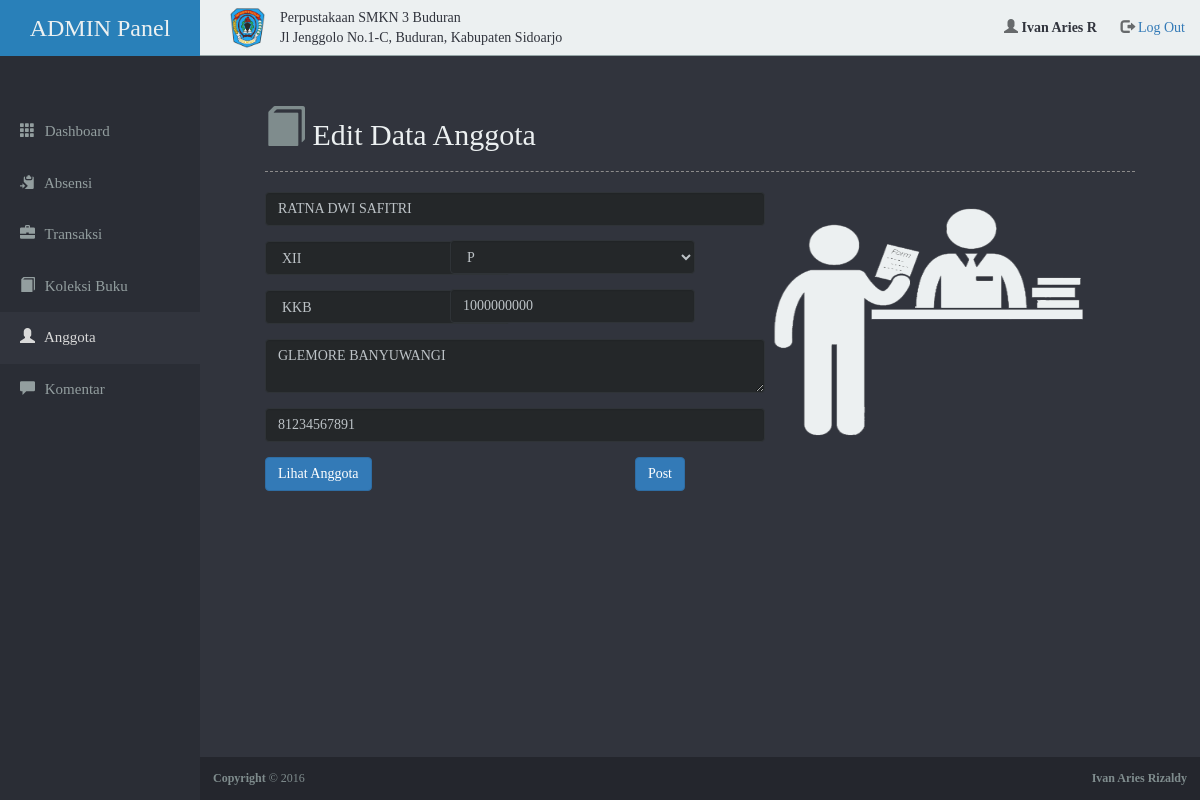
Page /admin/edt-member.php?NO=1 (signed in) on the committed database.
### tables this page shows
CREATE TABLE `anggota` (
  `NO` int(5) NOT NULL,
  `NIS` bigint(10) NOT NULL,
  `NAMA` varchar(35) NOT NULL,
  `JK` char(1) NOT NULL,
  `KELAS` char(5) NOT NULL,
  `JURUSAN` varchar(35) NOT NULL,
  `ALAMAT` varchar(100) NOT NULL,
  `HP` char(12) NOT NULL
);

### admin/edt-member.php (the view, shortened to what this page needs)
<!DOCTYPE html>
<html lang="en">
  <head>
    <link rel="stylesheet" type="text/css" href="../framework/jquery/chosen/chosen.min.css">
    <link href="../framework/bootstrap/css/bootstrap.min.css" rel="stylesheet">
    <link rel="stylesheet" type="text/css" href="css/default.css">
    <link rel="stylesheet" type="text/css" href="css/new-all.css">
    <link rel="stylesheet" type="text/css" href="../framework/jquery/datepicker/css/datepicker.css">
  </head>
  <body>
  <div class="container-fluid display-table">
   <div class="row display-table-row">
    <div class="col-md-2 col-sm-1 hidden-xs display-table-cell valign-top" id="side-menu">
       <div class="title-admin-div">
       <h1 class="hidden-sm hidden-xs title-admin">ADMIN Panel</h1>
       </div>
       <ul>
         <li class="link ">
           <a href="index.php">
             <span class="glyphicon glyphicon-th"></span>
             <span class="hidden-xs hidden-sm">Dashboard</span>
           </a>
         </li>
         <li class="link ">
           <a href="list-absensi.php">
             <span class="glyphicon glyphicon-copy"></span>
             <span class="hidden-xs hidden-sm">Absensi</span>
           </a>
         </li>
         <li class="link ">
           <a href="#collapse-trans" data-toggle="collapse">
             <span class="glyphicon glyphicon-briefcase"></span>
             <span class="hidden-xs hidden-sm">Transaksi</span>
           </a>
         </li>
         <li class="link ">
           <a href="#collapse-buku" data-toggle="collapse">
             <span class="glyphicon glyphicon-book"></span>
             <span class="hidden-xs hidden-sm">Koleksi Buku</span>
           </a>
         </li>
         <li class="link active">
           <a href="#collapse-anggota" data-toggle="collapse">
             <span class="glyphicon glyphicon-user"></span>
             <span class="hidden-xs hidden-sm">Anggota</span>
           </a>
         </li>
         <li class="link ">
           <a href="list-krisar.php">
             <span class="glyphicon glyphicon-comment"></span>
             <span class="hidden-xs hidden-sm">Komentar</span>
           </a>
         </li>
       </ul>
    </div>
<div class="col-md-10 col-sm-11 display-table-cell valign-top">
      <div class="row">
        <header id="cont-header" class="clearfix">
          <div class="col-md-12">
           <ul class=" hidden-sm hidden-xs">
            <li class=" pull-left"> <img src="img/logopal.png" width="35" height="40"> </li>
            <li class="hidden-xs welcome pull-left">Perpustakaan SMKN 3 Buduran<br> Jl Jenggolo No.1-C, Buduran, Kabupaten Sidoarjo</li>
            <li class="pull-right">
              <span class="glyphicon glyphicon-user"></span>
              <label class="welcome" style="margin-right: 20px; margin-top: 10px;"><?php echo $_SESSION['NAMA']; ?></label>
              <a href="php/logout.php">
                <span class="glyphicon glyphicon-log-out" aria-hidden="true"></span>
                Log Out
              </a>
            </li>
           </ul>
          </div>
        </header>
      </div>
      <div id="content">
         <h3 class="title-page"><span class="glyphicon glyphicon-book glyphicon-title"></span> Edit Data Anggota</h3>
       <hr>
          <?php
            include "/php/login.php";
            $NO = $_GET ['NO'];
            $view = "SELECT * FROM `anggota` WHERE `NO` = $NO ";
            $viewquery = mysqli_query ($login, $view);
            $jadi = mysqli_fetch_array ($viewquery);
          ?>
       <div class="content-inner">
        <div class="row">
         <div class="col-lg-6 col-md-12 col-sm-12">
          <form method="POST" action="php/edt-in-member.php?NO=<?php echo $jadi['NO']; ?>">
           <div class="form-group">
            <input type="text" class="form-control half-width" value="<?php echo $jadi['NAMA']; ?>" name="NAMA" placeholder="Nama" maxlength="35" required>
           </div>
           <div class="form-group">
            <select data-placeholder="Kelas" name="KELAS" class="form-control sepertiga-width" required>
              <option value="<?php echo $jadi['KELAS'];?>" selected hidden><?php echo $jadi['KELAS']; ?></option>
            </select>
            <select data-placeholder="Jenis Kelamin" name="JK" class="form-control sepertiga-width sejajar" required>
              <option value="<?php echo $jadi['JK'];?>" selected hidden><?php echo $jadi['JK']; ?></option>
            </select>
           </div>
           <div class="form-group">
            <select name="JURUSAN" class="form-control sepertiga-width" required>
              <option value="<?php echo $jadi['JURUSAN'];?>" selected hidden><?php echo $jadi['JURUSAN']; ?></JURUSAN>
            </select>
            <input type="text" class="form-control sepertiga-width sejajar" name="NIS" value="<?php echo $jadi['NIS']; ?>" placeholder="NIS Siswa" maxlength="10"  required>
            </div>
           <div class="form-group">
            <textarea  class="form-control half-width"  name="ALAMAT" placeholder="Alamat" maxlength="100"><?php echo htmlspecialchars($jadi['ALAMAT']); ?></textarea>
           </div>
           <div class="form-group">
            <input type="text" class="form-control half-width" name="HP" value="<?php echo $jadi['HP']; ?>" placeholder="Nomor HP" maxlength="12" required>
           </div>
            <div class="clearfix">
              <a href="list-member.php"><button class="btn btn-primary pull-left">Lihat Anggota</button></a>
              <button type="submit" class="btn btn-primary pull-right" style="">Post</button>
            </div>
          </form>
           </div>
            <div class="col-lg-6 col-md-12 col-sm-12">
              <img src="img/nmember.png" style="float:right; width:330px; height:300px; margin-right:40px; margin-top: -20px;" />
            </div>
          </div>
         </div>
        </div>
      <div class="row">
      <footer id="admin-footer" class="clearfix">
      <div class="pull-left"><b>Copyright</b> &copy; 2016 </div>
      <div class="pull-right"><b>Ivan Aries Rizaldy</b></div>
      </footer>
      </div>
    </div>
   </div>
  </div>
 </body>
</html>

### admin/css/default.css (style rules this page uses)
html, body { background-color: #31343D; color: #34495e; height: 100%; font-family: 'Roboto-reg'; }
#side-menu { background-color: #2A2D35; padding: 0px; margin: 0px; }
#side-menu .title-admin { color:#ecf0f1; background-color:#2980B9; padding:15px; margin:0px; font-family: 'Raleway'; }
#side-menu .title-admin-div { margin-bottom:50px; }
#side-menu h1 { color: #a1a1a1; text-align: center; margin: 10px; font-size: 24px; margin-bottom: 40px; }
#side-menu ul { list-style: none; padding: 0px; margin: 0px; }
#side-menu a { padding: 15px 20px; text-decoration: none; color: #939e9f; font-size: 15px; display: block; }
#side-menu .active a { color: #d9d9d9; background-color: #31343D; }
#side-menu .glyphicon { margin-right: 6px; }
.display-table { display: table; padding: 0px; height: 100%; width: 100%; margin: 0px; }
.display-table-row { display: table-row; height: 100%; }
.display-table-cell { display: table-cell; float: none; height: 100%; }
.valign-top { vertical-align: top; }
.form-control { border-color: #2f3337; background-color: #242729; color: #bdc3c7; text-transform: capitalize; }
#content { padding: 50px; }
#content .glyphicon-title { font-size: 40px; color: #7F8C8D; }
#content hr { border-top: 1px dashed #8c8b8b; }
.title-page { font-size: 30px; margin: 0px; color: #ECF0F1; font-family: 'Raleway-EB'; }
#cont-header { background-color: #ECF0F1; border-bottom: 1px solid; border-color: #95a5a6; }
#cont-header ul { margin: 0px; padding: 0px; list-style: none; color: #676a6c; }
#cont-header ul li { float: left; margin-left: 15px; padding: 7px 0px; }
#cont-header ul .glyphicon { color: #676a6c; }
#cont-header ul a { text-decoration: none; }
#cont-header .welcome { font-family: 'Raleway-med'; color: #31343D; }
#admin-footer { position: absolute; width: 100%; bottom: 0px; background-color: #24262D; padding: 13px; font-size: 12px; color: #7F8C8D; }

### admin/css/new-all.css (style rules this page uses)
#content .content-inner .half-width { width: 500px; }
#content .content-inner .sepertiga-width { width: 245px; }
#content .content-inner .sejajar { float:right; margin-top:-35px; margin-right: -10px; }

### rows in the picture
anggota: NAMA "RATNA DWI SAFITRI", KELAS "XII", JK "P", JURUSAN "KKB", NIS "1000000000", ALAMAT "GLEMORE BANYUWANGI", HP "81234567891"

### other values in the picture
$_SESSION['NAMA'] "Ivan Aries R"
